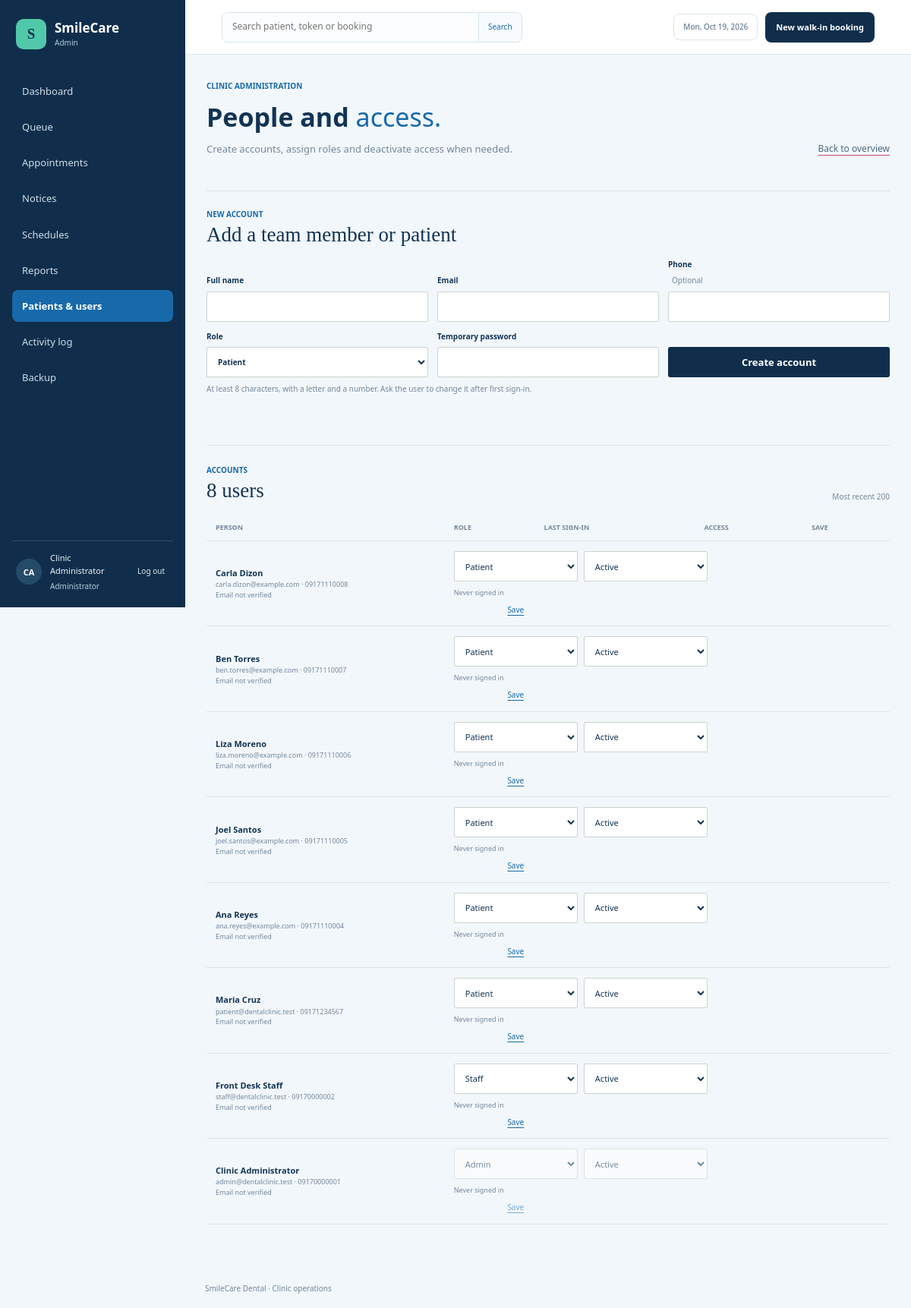
The app's page /dental-clinic/admin/users.php (signed in) with its own data.
### tables this page shows
CREATE TABLE IF NOT EXISTS users (
    id                    INT UNSIGNED NOT NULL AUTO_INCREMENT,
    role                  ENUM('patient','staff','admin') NOT NULL DEFAULT 'patient',
    full_name             VARCHAR(100) NOT NULL,
    email                 VARCHAR(150) NOT NULL,
    phone                 VARCHAR(20) DEFAULT NULL,
    password_hash         VARCHAR(255) NOT NULL,
    is_active             TINYINT(1) NOT NULL DEFAULT 1,
    email_verified_at     DATETIME DEFAULT NULL,
    failed_login_attempts TINYINT UNSIGNED NOT NULL DEFAULT 0,
    locked_until          DATETIME DEFAULT NULL,
    last_login_at         DATETIME DEFAULT NULL,
    created_at            TIMESTAMP NOT NULL DEFAULT CURRENT_TIMESTAMP,
    updated_at            TIMESTAMP NOT NULL DEFAULT CURRENT_TIMESTAMP ON UPDATE CURRENT_TIMESTAMP,
    PRIMARY KEY (id),
    UNIQUE KEY uq_users_email (email),
    KEY idx_users_role (role)
);

### dental-clinic/includes/functions.php (called while the page is built, shortened)
<?php
function e($value): string
{
    return htmlspecialchars((string) $value, ENT_QUOTES, 'UTF-8');
}
function url(string $path = ''): string
{
    return BASE_URL . '/' . ltrim($path, '/');
}

### dental-clinic/includes/auth.php (called while the page is built, shortened)
<?php
function current_user_id(): int
{
    return (int) ($_SESSION['user_id'] ?? 0);
}

### dental-clinic/admin/users.php (the view, shortened to what this page needs)
<?php
require_once __DIR__ . '/../config/config.php';
$users = $pdo->query(
    'SELECT id, role, full_name, email, phone, is_active, email_verified_at, last_login_at, created_at
     FROM users ORDER BY created_at DESC, id DESC LIMIT 200'
)->fetchAll();
require __DIR__ . '/../includes/header.php';
?>
<section class="dashboard-heading">
    <div><p class="eyebrow">Clinic administration</p><h1>People and <em>access.</em></h1><p>Create accounts, assign roles and deactivate access when needed.</p></div>
    <a class="text-link" href="<?= e(url('admin/dashboard.php')) ?>">Back to overview</a>
</section>
<section class="admin-create-section">
    <div class="content-heading"><div><p class="eyebrow">New account</p><h2>Add a team member or patient</h2></div></div>
    <form class="admin-user-form" method="post" action="<?= e(url('admin/users.php')) ?>">
        <label>Full name<input name="full_name" type="text" maxlength="100" required></label>
        <label>Email<input name="email" type="email" maxlength="150" required></label>
        <label>Phone <span class="optional-label">Optional</span><input name="phone" type="tel" maxlength="20"></label>
        <label>Role<select name="role" required><option value="patient">Patient</option><option value="staff">Staff</option><option value="admin">Administrator</option></select></label>
        <label>Temporary password<input name="password" type="password" minlength="8" autocomplete="new-password" required></label>
        <button class="button button-primary" type="submit">Create account</button>
        <p class="field-hint">At least 8 characters, with a letter and a number. Ask the user to change it after first sign-in.</p>
    </form>
</section>
<section class="content-section">
    <div class="content-heading"><div><p class="eyebrow">Accounts</p><h2><?= count($users) ?> users</h2></div><span class="subtle-count">Most recent 200</span></div>
    <div class="table-wrap">
        <table class="data-table admin-users-table">
            <thead><tr><th>Person</th><th>Role</th><th>Last sign-in</th><th>Access</th><th>Save</th></tr></thead>
            <tbody>
            <?php foreach ($users as $user): ?>
                <tr>
                    <td><strong><?= e($user['full_name']) ?></strong><span class="table-subline"><?= e($user['email']) ?><?= $user['phone'] ? ' · ' . e($user['phone']) : '' ?></span><span class="table-subline"><?= $user['email_verified_at'] ? 'Email verified' : 'Email not verified' ?></span></td>
                    <td colspan="4">
                        <form class="user-access-form" method="post" action="<?= e(url('admin/users.php')) ?>">
                            <select name="role" aria-label="Role for <?= e($user['full_name']) ?>"<?= (int) $user['id'] === current_user_id() ? ' disabled' : '' ?>>
                                <option value="patient"<?= $user['role'] === 'patient' ? ' selected' : '' ?>>Patient</option><option value="staff"<?= $user['role'] === 'staff' ? ' selected' : '' ?>>Staff</option><option value="admin"<?= $user['role'] === 'admin' ? ' selected' : '' ?>>Admin</option>
                            </select>
                            <select name="is_active" aria-label="Access for <?= e($user['full_name']) ?>"<?= (int) $user['id'] === current_user_id() ? ' disabled' : '' ?>><option value="1"<?= (int) $user['is_active'] === 1 ? ' selected' : '' ?>>Active</option><option value="0"<?= (int) $user['is_active'] !== 1 ? ' selected' : '' ?>>Inactive</option></select>
                            <span class="table-subline"><?= $user['last_login_at'] ? e(format_datetime($user['last_login_at'])) : 'Never signed in' ?></span>
                            <button class="small-link" type="submit"<?= (int) $user['id'] === current_user_id() ? ' disabled' : '' ?>>Save</button>
                        </form>
                    </td>
                </tr>
            <?php endforeach; ?>
            </tbody>
        </table>
    </div>
</section>
<?php require __DIR__ . '/../includes/footer.php'; ?>

### records on screen
users: full_name "Carla Dizon", email "carla.dizon@example.com", phone "09171110008", shows "Email not verified", role "Patient", is_active "Active", shows "Never signed in"
users: full_name "Ben Torres", email "ben.torres@example.com", phone "09171110007", shows "Email not verified", role "Patient", is_active "Active", shows "Never signed in"
users: full_name "Liza Moreno", email "liza.moreno@example.com", phone "09171110006", shows "Email not verified", role "Patient", is_active "Active", shows "Never signed in"
users: full_name "Joel Santos", email "joel.santos@example.com", phone "09171110005", shows "Email not verified", role "Patient", is_active "Active", shows "Never signed in"
users: full_name "Ana Reyes", email "ana.reyes@example.com", phone "09171110004", shows "Email not verified", role "Patient", is_active "Active", shows "Never signed in"
users: full_name "Maria Cruz", email "patient@dentalclinic.test", phone "09171234567", shows "Email not verified", role "Patient", is_active "Active", shows "Never signed in"
users: full_name "Front Desk Staff", email "staff@dentalclinic.test", phone "09170000002", shows "Email not verified", role "Staff", is_active "Active", shows "Never signed in"
users: full_name "Clinic Administrator", email "admin@dentalclinic.test", phone "09170000001", shows "Email not verified", role "Admin", is_active "Active", shows "Never signed in"

### other values on screen
$avatar_text "CA"
current_user_name() "Clinic Administrator"
format_date(today_string()) "Mon, Oct 19, 2026"
count($users) "8"
